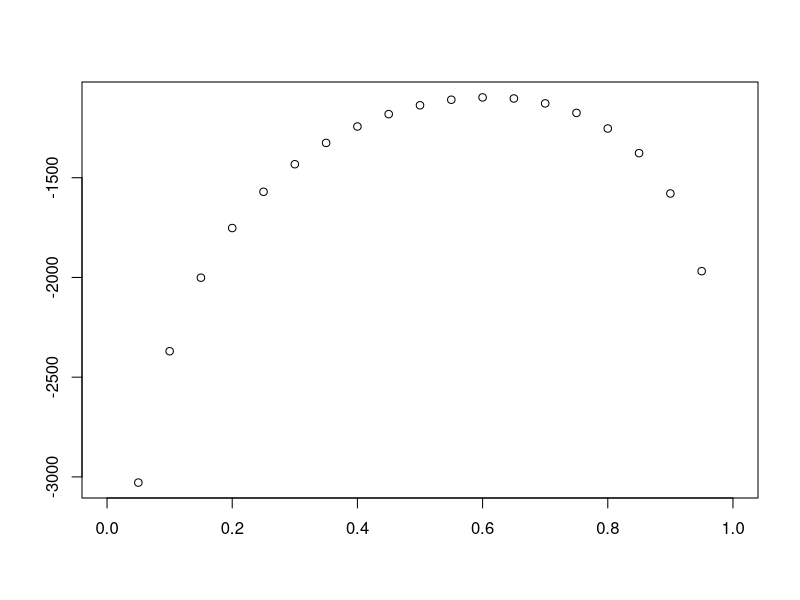

Write the R code that produced this figure.
rm(list=ls())
###Given: p=0.6,n=1000

###Part a
sampling<-seq(1,1000,by=1)
y.geom<-rgeom(1000,prob=0.6)
mlle=1000/(sum(y.geom)+1000)
loglikelihood.geom<-(1000*log(mlle)) + (sum(y.geom)*log(1-mlle))
print(mlle)
print(loglikelihood.geom)

###Part b
loglikvalue.geom<-function(theta.geom,x)
{
  loglikelihood.geom<-(1000*log(theta.geom)) + (sum(x)*log(1-theta.geom))
  return(loglikelihood.geom)
}

theta.values<-seq(0,1,by=0.05) ### generating a sequence of lambda
ll.geom<-loglikvalue.geom(theta.values,y.geom)
data.geom<-data.frame(cbind(theta.values,ll.geom))
plot(data.geom[,1],data.geom[,2],xlab="",ylab="")

